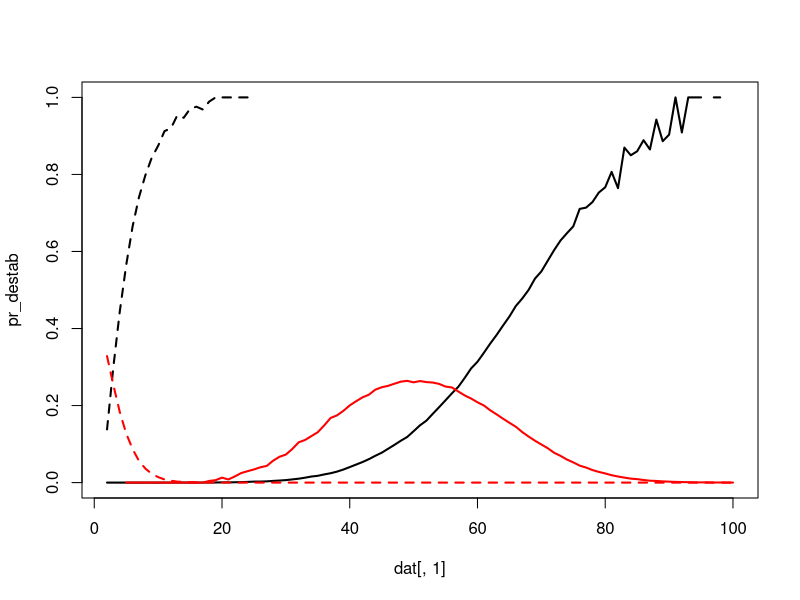
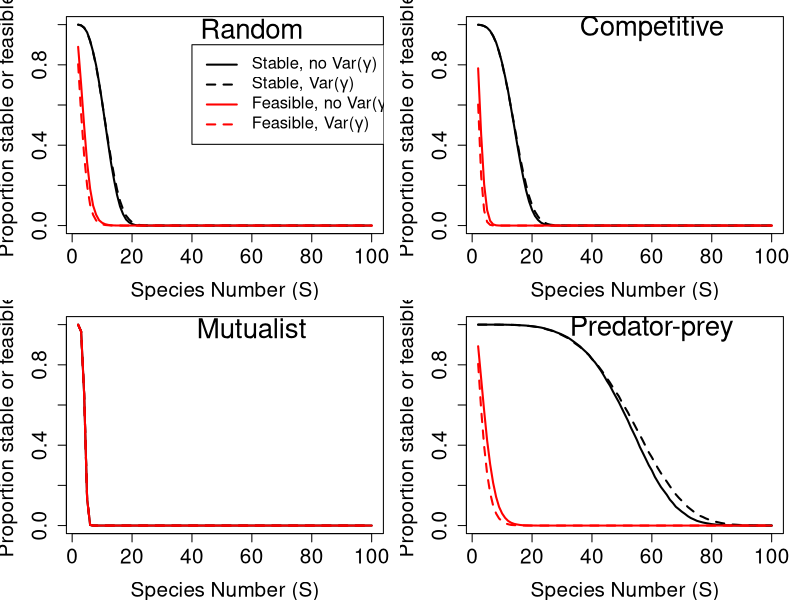
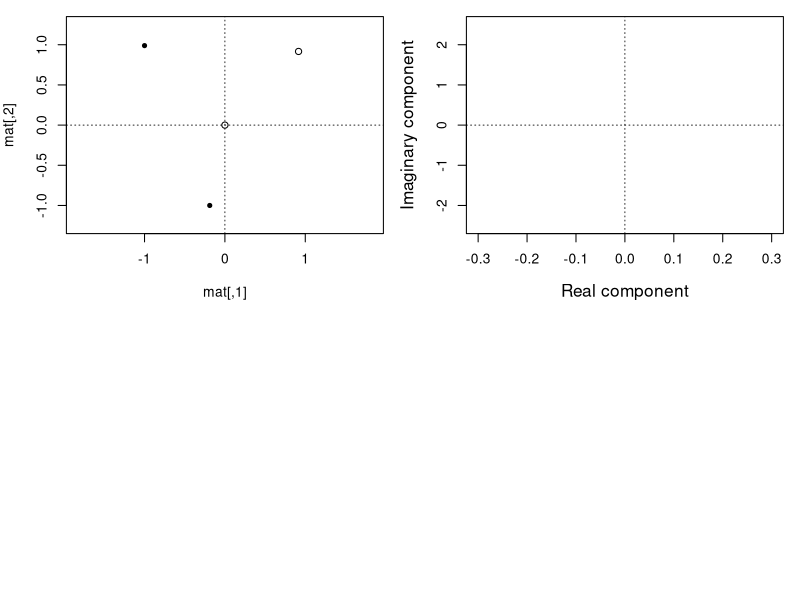

Generate these figures, in order, with R: (Note: this script raises an error after producing the figures.)

plot_eigen_c <- function(eigen_list, xlim = c(-2000, 500), ylim = c(-800, 800)){
    coords1 <- expand.grid(real = xlim[1]:xlim[2], imag = ylim[1]:ylim[2]);
    coords2 <- expand.grid(real = xlim[1]:xlim[2], imag = ylim[1]:ylim[2]);
    heat1   <- rep(0, length = dim(coords1)[1]);
    heat2   <- rep(0, length = dim(coords2)[1]);
    el1     <- eigen_list$eig_1;
    el2     <- eigen_list$eig_2;
    for(i in 1:dim(coords1)[1]){
        rightRe1  <- el1[,1] == coords1[i,1];
        rightIm1  <- el1[,2] == coords1[i,2];
        heat1[i]  <- sum(rightRe1 == TRUE & rightIm1 == TRUE);
        rightRe2  <- el2[,1] == coords2[i,1];
        rightIm2  <- el2[,2] == coords2[i,2];
        heat2[i]  <- sum(rightRe2 == TRUE & rightIm2 == TRUE);
        if(i %% 5000 == 0){
            pct <- round((i / dim(coords1)[1]) * 100, digits = 2);
            print(paste(pct, "percent complete"));
        }
    }
    pl1 <- cbind(coords1, heat1);
    pl2 <- cbind(coords2, heat2);
    return(list(A1 = pl1, A2 = pl2));
}

eigen_cloud <- function(nn, iters, int_type = 0, rmx = 0.4, eps_max = 999){
    e_coord1 <- NULL;
    e_coord2 <- NULL;
    iter     <- iters;
    while(iter > 0){
        A1_dat   <- rnorm(n = nn * nn, mean = 0, sd = 0.4);
        A1       <- matrix(data = A1_dat, nrow = nn, ncol = nn);
        A1       <- species_interactions(mat = A1, type = int_type);
        diag(A1) <- -1;
        epsil    <- runif(n = nn, min = 1, max = eps_max);
        eps_dat  <- rep(x = epsil, times = nn);
        eps_mat  <- matrix(data = epsil, nrow = nn, ncol = nn, 
                          byrow = FALSE);
        avg_mat  <- matrix(data = mean(1:eps_max), nrow = nn, ncol = nn, 
                           byrow = FALSE);
        A2       <- A1 * eps_mat;
        A1       <- A1 * avg_mat;
        Re_A1    <- Re(eigen(A1)$values);
        Im_A1    <- Im(eigen(A1)$values);
        Re_A2    <- Re(eigen(A2)$values);
        Im_A2    <- Im(eigen(A2)$values);
        e_coord1 <- rbind(e_coord1, cbind(Re_A1, Im_A1));
        e_coord2 <- rbind(e_coord2, cbind(Re_A2, Im_A2));
        iter     <- iter - 1;
    }
    e_coord1 <- round(e_coord1);
    e_coord2 <- round(e_coord2);
    return(list(eig_1 = e_coord1, eig_2 = e_coord2));
}    
    
rand_gen_var <- function(max_sp, iters, int_type = 0, rmx = 0.4, eps_max = 999){
    tot_res <- NULL;
    fea_res <- NULL;
    nea_res <- NULL;
    for(i in 2:max_sp){
        nn             <- i;
        A1_stt         <- 0;
        A2_stt         <- 0;
        A1_fet         <- 0;
        A2_fet         <- 0;
        iter           <- iters;
        tot_res[[i-1]] <- matrix(data = 0, nrow = iter, ncol = 2);
        fea_res[[i-1]] <- matrix(data = 0, nrow = iter, ncol = 2);
        nea_res[[i-1]] <- matrix(data = 0, nrow = iter, ncol = 2);
        while(iter > 0){
            r_vec    <- rnorm(n = nn, mean = 0, sd = rmx);
            A1_dat   <- rnorm(n = nn * nn, mean = 0, sd = 0.4);
            A1       <- matrix(data = A1_dat, nrow = nn, ncol = nn);
            A1       <- species_interactions(mat = A1, type = int_type);
            diag(A1) <- -1;
            epsil    <- runif(n = nn, min = 1, max = eps_max);
            eps_dat  <- rep(x = epsil, times = nn);
            eps_mat  <- matrix(data = epsil, nrow = nn, ncol = nn, 
                               byrow = FALSE);
            avg_mat  <- matrix(data = mean(1:eps_max), nrow = nn, ncol = nn, 
                               byrow = FALSE);
            A2       <- A1 * eps_mat;
            A1       <- A1 * avg_mat;
            #r_vec    <- r_vec * epsil / 100;
            A1_stb   <- max(Re(eigen(A1)$values)) < 0;
            A2_stb   <- max(Re(eigen(A2)$values)) < 0;
            A1_fea   <- min(-1*solve(A1) %*% r_vec) > 0;
            A2_fea   <- min(-1*solve(A2) %*% r_vec) > 0;
            A1_nea   <- max(-1*solve(A1) %*% r_vec) < 0;
            A2_nea   <- max(-1*solve(A2) %*% r_vec) < 0;
            if(A1_stb == TRUE){
                tot_res[[i-1]][iter, 1] <- 1;
            }
            if(A2_stb == TRUE){
                tot_res[[i-1]][iter, 2] <- 1;
            }
            if(A1_fea == TRUE){
                fea_res[[i-1]][iter, 1] <- 1;
            }
            if(A2_fea == TRUE){
                fea_res[[i-1]][iter, 2] <- 1;
            }
            if(A1_nea == TRUE){
                nea_res[[i-1]][iter, 1] <- 1;
            }
            if(A2_nea == TRUE){
                nea_res[[i-1]][iter, 2] <- 1;
            }
            iter    <- iter - 1;
        }
        print(i);
    }
    all_res <- summarise_randmat(tot_res = tot_res, fea_res = fea_res, 
                                 nea_res = nea_res);
    return(all_res);
}


species_interactions <- function(mat, type = 0){
    if(type == 1){
        mat[mat > 0] <- -1*mat[mat > 0];
    }
    if(type == 2){
        mat[mat < 0] <- -1*mat[mat < 0];
    }
    if(type == 3){
        for(i in 1:dim(mat)[1]){
            for(j in 1:dim(mat)[2]){
                if(mat[i, j] * mat[j, i] > 0){
                    mat[j, i] <- -1 * mat[j, i];
                }
            }
        }
    }
    return(mat);
}


summarise_randmat <- function(tot_res, fea_res, nea_res){
    sims    <- length(tot_res);
    all_res <- matrix(data = 0, nrow = sims, ncol = 13);
    for(i in 1:sims){
        unstables <- tot_res[[i]][,1] == FALSE & tot_res[[i]][,2] == FALSE;
        stables   <- tot_res[[i]][,1] == TRUE  & tot_res[[i]][,2] == TRUE;
        unstabled <- tot_res[[i]][,1] == TRUE  & tot_res[[i]][,2] == FALSE;
        stabled   <- tot_res[[i]][,1] == FALSE & tot_res[[i]][,2] == TRUE;
        non_feas  <- fea_res[[i]][,1] == FALSE & fea_res[[i]][,2] == FALSE;
        feasibl   <- fea_res[[i]][,1] == TRUE  & fea_res[[i]][,2] == TRUE;
        unfeased  <- fea_res[[i]][,1] == TRUE  & fea_res[[i]][,2] == FALSE;
        feased    <- fea_res[[i]][,1] == FALSE & fea_res[[i]][,2] == TRUE;
        non_neas  <- nea_res[[i]][,1] == FALSE & nea_res[[i]][,2] == FALSE;
        neasibl   <- nea_res[[i]][,1] == TRUE  & nea_res[[i]][,2] == TRUE;
        unneased  <- nea_res[[i]][,1] == TRUE  & nea_res[[i]][,2] == FALSE;
        neased    <- nea_res[[i]][,1] == FALSE & nea_res[[i]][,2] == TRUE;
        all_res[i, 1]  <- i + 1;
        all_res[i, 2]  <- sum(unstables);
        all_res[i, 3]  <- sum(stables);
        all_res[i, 4]  <- sum(unstabled);
        all_res[i, 5]  <- sum(stabled);
        all_res[i, 6]  <- sum(non_feas);
        all_res[i, 7]  <- sum(feasibl);
        all_res[i, 8]  <- sum(unfeased);
        all_res[i, 9]  <- sum(feased);
        all_res[i, 10] <- sum(non_neas);
        all_res[i, 11] <- sum(neasibl);
        all_res[i, 12] <- sum(unneased);
        all_res[i, 13] <- sum(neased);
    }
    return(all_res);
}


# Get:
# (1) proportion stable made unstable
# (2) proportion unstable made stable
# (3) proportion feasible made infeasible
# (4) proportion infeasible made feasible


random      <- read.csv(file = "sim_results/random_community.csv");
competition <- read.csv(file = "sim_results/competitor_community.csv");
mutualism   <- read.csv(file = "sim_results/mutualist_community.csv");
pred_prey   <- read.csv(file = "sim_results/predator_prey_community.csv");



dat <- pred_prey;

pr_destab <- dat[,4] / (dat[,4] + dat[,3]);
pr_stabld <- dat[,5] / (dat[,5] + dat[,2]);
pr_defeas <- dat[,8] / (dat[,8] + dat[,7]);
pr_feased <- dat[,9] / (dat[,9] + dat[,6]);
Sp        <- dat[,1];

plot(dat[,1], pr_destab, type = "l", lwd = 2, ylim = c(0, 1));
points(dat[,1], pr_stabld, type = "l", lwd = 2, col = "red");
points(dat[,1], pr_defeas, type = "l", lwd = 2, col = "black", lty = "dashed");
points(dat[,1], pr_feased, type = "l", lwd = 2, col = "red", lty = "dashed");


pr_destab <- dat[,4] / (dat[,4] + dat[,3]);
pr_stabld <- dat[,5] / (dat[,5] + dat[,2]);
pr_defeas <- dat[,8] / (dat[,8] + dat[,7]);
pr_feased <- dat[,9] / (dat[,9] + dat[,6]);



# ==============================================================================
par(mfrow = c(2, 2), mar = c(4, 4, 1, 1));
# ==============================================================================
dat      <- random;
stab_nov <- dat[,3] + dat[,4];
stab_var <- dat[,3] + dat[,5];
feas_nov <- dat[,7] + dat[,8];
feas_var <- dat[,7] + dat[,9];
plot(x = Sp, y = stab_nov / 100000, type = "l", lwd = 2, ylim = c(0,1),
     cex.lab = 1.5, cex.axis = 1.5, xlab = "Species Number (S)",
     ylab = "Proportion stable or feasible");
points(x = Sp, y = stab_var / 100000, type = "l", lwd = 2, lty = "dashed");
points(x = Sp, y = feas_nov / 100000, type = "l", lwd = 2, col = "red");
points(x = Sp, y = feas_var / 100000, type = "l", lwd = 2, col = "red",
       lty = "dashed");
legend(x = 40, y = 0.9, col = c("black", "black", "red", "red"), cex = 1.2,
       legend = c(expression(paste("Stable, no Var(",gamma,")")),
                             expression(paste("Stable, Var(",gamma,")")),
                             expression(paste("Feasible, no Var(",gamma,")")),
                             expression(paste("Feasible, Var(",gamma,")"))),
       lty = c("solid", "dashed", "solid", "dashed"), lwd = 2);
text(x = 60, y = 0.98, labels = "Random", cex = 2);
# ==============================================================================
dat      <- competition;
stab_nov <- dat[,3] + dat[,4];
stab_var <- dat[,3] + dat[,5];
feas_nov <- dat[,7] + dat[,8];
feas_var <- dat[,7] + dat[,9];
plot(x = Sp, y = stab_nov / 100000, type = "l", lwd = 2, ylim = c(0,1),
     cex.lab = 1.5, cex.axis = 1.5, xlab = "Species Number (S)",
     ylab = "Proportion stable or feasible");
points(x = Sp, y = stab_var / 100000, type = "l", lwd = 2, lty = "dashed");
points(x = Sp, y = feas_nov / 100000, type = "l", lwd = 2, col = "red");
points(x = Sp, y = feas_var / 100000, type = "l", lwd = 2, col = "red",
       lty = "dashed");
text(x = 60, y = 0.98, labels = "Competitive", cex = 2);
# ==============================================================================
dat      <- mutualism;
stab_nov <- dat[,3] + dat[,4];
stab_var <- dat[,3] + dat[,5];
feas_nov <- dat[,7] + dat[,8];
feas_var <- dat[,7] + dat[,9];
plot(x = Sp, y = stab_nov / 100000, type = "l", lwd = 2, ylim = c(0,1),
     cex.lab = 1.5, cex.axis = 1.5, xlab = "Species Number (S)",
     ylab = "Proportion stable or feasible");
points(x = Sp, y = stab_var / 100000, type = "l", lwd = 2, lty = "dashed");
points(x = Sp, y = feas_nov / 100000, type = "l", lwd = 2, col = "red");
points(x = Sp, y = feas_var / 100000, type = "l", lwd = 2, col = "red",
       lty = "dashed");
text(x = 60, y = 0.98, labels = "Mutualist", cex = 2);
# ==============================================================================
dat      <- pred_prey;
stab_nov <- dat[,3] + dat[,4];
stab_var <- dat[,3] + dat[,5];
feas_nov <- dat[,7] + dat[,8];
feas_var <- dat[,7] + dat[,9];
plot(x = Sp, y = stab_nov / 100000, type = "l", lwd = 2, ylim = c(0,1),
     cex.lab = 1.5, cex.axis = 1.5, xlab = "Species Number (S)",
     ylab = "Proportion stable or feasible");
points(x = Sp, y = stab_var / 100000, type = "l", lwd = 2, lty = "dashed");
points(x = Sp, y = feas_nov / 100000, type = "l", lwd = 2, col = "red");
points(x = Sp, y = feas_var / 100000, type = "l", lwd = 2, col = "red",
       lty = "dashed");
text(x = 60, y = 0.98, labels = "Predator-prey", cex = 2);
# ==============================================================================





mat <- matrix(data = rnorm(n = 4, mean = 0, sd = 0.4), nrow = 2);
diag(mat) <- -1;
plot(mat, xlim = c(-0.5, 0.5), ylim = c(-1.25, 1.25), asp = 1, pch = 20)
points(Re(eigen(mat)$vector));
abline(h = 0, lty = "dotted", lwd = 0.8);
abline(v = 0, lty = "dotted", lwd = 0.8);






plot(x = 0, y = 0, type = "n", xlim = c(-0.3, 0.3), ylim = c(-2.5, 2.5),
     xlab = "Real component", ylab = "Imaginary component", cex.lab = 1.25);
abline(h = 0, lty = "dotted", lwd = 0.8);
abline(v = 0, lty = "dotted", lwd = 0.8);

iter     <- 10000;
while(iter > 0){
    mat1       <- matrix(data = rnorm(n = 16, mean = 0, sd = 0.4), nrow = 4);
    diag(mat1) <- -1;
    mat2       <- mat1;
    mat2[1,]   <- mat2[1,] * runif(n = 1, min = 1, max = 1000);
    mat1_e     <- eigen(mat1)$values;
    mat2_e     <- eigen(mat2)$values;
    stab1      <- max(Re(mat1_e)) < 0;
    stab2      <- max(Re(mat2_e)) < 0;
    if(stab1 == TRUE & stab2 == FALSE){
        arrows(x0 = Re(mat1_e), x1 = Re(mat2_e), y0 = Im(mat1_e), y1 = Im(mat2_e),
               length = 0.05, lwd = 2, col = "red");
        #break;
    }
    if(stab1 == FALSE & stab2 == TRUE){
        arrows(x0 = Re(mat1_e), x1 = Re(mat2_e), y0 = Im(mat1_e), y1 = Im(mat2_e),
               length = 0.05, lwd = 2, col = "blue");
        #break;
    }
    iter <- iter - 1;
}



get_rand_eigs <- function(int_type = 0, iter = 1000){
    nn             <- 20;
    eigres         <- matrix(data = 0, ncol = 82, nrow = iter);
    eigres[,1]     <- int_type;
    while(iter > 0){
        r_vec     <- runif(n = nn, min = 1, max = rmx);
        A1_dat    <- rnorm(n = nn * nn, mean = 0, sd = 0.4);
        A1        <- matrix(data = A1_dat, nrow = nn, ncol = nn);
        A1        <- species_interactions(mat = A1, type = int_type);
        diag(A1)  <- -1;
        epsil     <- runif(n = nn, min = 1, max = eps_max);
        eps_dat   <- rep(x = epsil, times = nn);
        eps_mat   <- matrix(data = epsil, nrow = nn, ncol = nn, 
                            byrow = FALSE);
        avg_mat   <- matrix(data = mean(1:eps_max), nrow = nn, ncol = nn, 
                            byrow = FALSE);
        A2        <- A1 * eps_mat;
        A1        <- A1 * avg_mat;
        mat1_e    <- eigen(A1)$values;
        mat2_e    <- eigen(A2)$values;
        real_mat1 <- Re(mat1_e);
        imag_mat1 <- Im(mat1_e);
        real_mat2 <- Re(mat2_e);
        imag_mat2 <- Im(mat2_e);
        stab1     <- max(real_mat1) < 0;
        stab2     <- max(real_mat2) < 0;
        if(stab1 == FALSE & stab2 == FALSE){
            eigres[iter,2] <- 1;
        }
        if(stab1 == TRUE & stab2 == TRUE){
            eigres[iter,2] <- 2;
        }
        if(stab1 == TRUE & stab2 == FALSE){
            eigres[iter,2] <- 3;
        }
        if(stab1 == FALSE & stab2 == TRUE){
            eigres[iter,2] <- 4;
        }
        eigres[iter,3:22]  <- real_mat1;
        eigres[iter,23:42] <- imag_mat1;
        eigres[iter,43:62] <- real_mat2;
        eigres[iter,63:82] <- imag_mat2;
        iter    <- iter - 1;
    }
    return(eigres);
}

plot_eig_set <- function(eigres){
    par(mfrow = c(2,2), mar = c(5, 5, 1, 1));
    x0 <- min(cbind(eigres[,3:22], eigres[,43:62]));
    x1 <- max(cbind(eigres[,3:22], eigres[,43:62]));
    plot(x = 0, y = 0, type = "n", xlim = c(x0, x1), ylim = c(-1500, 1500),
         xlab = "Real component", ylab = "Imaginary component", cex.lab = 1.25);
    abline(h = 0, lty = "dotted", lwd = 0.8);
    abline(v = 0, lty = "dotted", lwd = 0.8);
    if(1 %in% eigres[,2]){
        row <- which(eigres[,2] == 1)[1];
        m1r <- eigres[row,3:22];
        m1i <- eigres[row,23:42];
        m2r <- eigres[row,43:62];
        m2i <- eigres[row,63:82];
        points(x = m1r, y = m1i, pch = 20, cex = 1.5, col = "black");
        points(x = m2r, y = m2i, pch = 20, cex = 1.5, col = "red");
    }
    text(x = x0 + (x1 - x0)*0.2, y = 1500, "Unstable", cex = 1.5);
    plot(x = 0, y = 0, type = "n", xlim = c(x0, x1), ylim = c(-1500, 1500),
         xlab = "Real component", ylab = "Imaginary component", cex.lab = 1.25);
    abline(h = 0, lty = "dotted", lwd = 0.8);
    abline(v = 0, lty = "dotted", lwd = 0.8);
    if(2 %in% eigres[,2]){
        row <- which(eigres[,2] == 2)[1];
        m1r <- eigres[row,3:22];
        m1i <- eigres[row,23:42];
        m2r <- eigres[row,43:62];
        m2i <- eigres[row,63:82];
        points(x = m1r, y = m1i, pch = 20, cex = 1.5, col = "black");
        points(x = m2r, y = m2i, pch = 20, cex = 1.5, col = "red");
    }
    text(x = x0 + (x1 - x0)*0.2, y = 1500, "Stable", cex = 1.5);
    plot(x = 0, y = 0, type = "n", xlim = c(x0, x1), ylim = c(-1500, 1500),
         xlab = "Real component", ylab = "Imaginary component", cex.lab = 1.25);
    abline(h = 0, lty = "dotted", lwd = 0.8);
    abline(v = 0, lty = "dotted", lwd = 0.8);
    if(3 %in% eigres[,2]){
        row <- which(eigres[,2] == 3)[1];
        m1r <- eigres[row,3:22];
        m1i <- eigres[row,23:42];
        m2r <- eigres[row,43:62];
        m2i <- eigres[row,63:82];
        points(x = m1r, y = m1i, pch = 20, cex = 1.5, col = "black");
        points(x = m2r, y = m2i, pch = 20, cex = 1.5, col = "red");
    }
    text(x = x0 + (x1 - x0)*0.2, y = 1500, "Destabilised", cex = 1.5);
    plot(x = 0, y = 0, type = "n", xlim =c(x0, x1), ylim = c(-1500, 1500),
         xlab = "Real component", ylab = "Imaginary component", cex.lab = 1.25);
    abline(h = 0, lty = "dotted", lwd = 0.8);
    abline(v = 0, lty = "dotted", lwd = 0.8);
    if(4 %in% eigres[,2]){
        row <- which(eigres[,2] == 4)[1];
        m1r <- eigres[row,3:22];
        m1i <- eigres[row,23:42];
        m2r <- eigres[row,43:62];
        m2i <- eigres[row,63:82];
        points(x = m1r, y = m1i, pch = 20, cex = 1.5, col = "black");
        points(x = m2r, y = m2i, pch = 20, cex = 1.5, col = "red");
    }
    text(x = x0 + (x1 - x0)*0.2, y = 1500, "Stabilised", cex = 1.5);
}

get_rand_feas <- function(int_type = 0, iter = 1000){
    nn             <- 20;
    eigres         <- matrix(data = 0, ncol = 42, nrow = iter);
    eigres[,1]     <- int_type;
    while(iter > 0){
        r_vec     <- runif(n = nn, min = 1, max = rmx);
        A1_dat    <- rnorm(n = nn * nn, mean = 0, sd = 0.4);
        A1        <- matrix(data = A1_dat, nrow = nn, ncol = nn);
        A1        <- species_interactions(mat = A1, type = int_type);
        diag(A1)  <- -1;
        avg_mat   <- matrix(data = mean(1:eps_max), nrow = nn, ncol = nn, 
                            byrow = FALSE);
        A1        <- A1 * avg_mat;
        mat1_e    <- eigen(A1)$values;
        real_mat1 <- Re(mat1_e);
        imag_mat1 <- Im(mat1_e);
        stab1     <- max(real_mat1) < 0;
        A1_fea    <- min(-1*solve(A1) %*% r_vec) > 0;
        if(stab1 == TRUE & A1_fea == FALSE){
            eigres[iter,2] <- 1;
        }
        if(stab1 == TRUE & A1_fea == TRUE){
            eigres[iter,2] <- 2;
        }
        eigres[iter,3:22]  <- real_mat1;
        eigres[iter,23:42] <- imag_mat1;
        iter    <- iter - 1;
    }
    return(eigres);
}


plot_feas_set <- function(eigres){
    par(mfrow = c(1,2), mar = c(5, 5, 1, 1));
    x0 <- min(eigres[,3:22]);
    x1 <- max(eigres[,3:22]);
    plot(x = 0, y = 0, type = "n", xlim = c(x0, x1), ylim = c(-1500, 1500),
         xlab = "Real component", ylab = "Imaginary component", cex.lab = 1.25);
    abline(h = 0, lty = "dotted", lwd = 0.8);
    abline(v = 0, lty = "dotted", lwd = 0.8);
    if(1 %in% eigres[,2]){
        row <- which(eigres[,2] == 1)[1];
        m1r <- eigres[row,3:22];
        m1i <- eigres[row,23:42];
        points(x = m1r, y = m1i, pch = 20, cex = 1.5, col = "black");
    }
    text(x = x0 + (x1 - x0)*0.2, y = 1500, "Stable", cex = 1.5);
    plot(x = 0, y = 0, type = "n", xlim = c(x0, x1), ylim = c(-1500, 1500),
         xlab = "Real component", ylab = "Imaginary component", cex.lab = 1.25);
    abline(h = 0, lty = "dotted", lwd = 0.8);
    abline(v = 0, lty = "dotted", lwd = 0.8);
    if(2 %in% eigres[,2]){
        row <- which(eigres[,2] == 2)[1];
        m1r <- eigres[row,3:22];
        m1i <- eigres[row,23:42];
        points(x = m1r, y = m1i, pch = 20, cex = 1.5, col = "black");
    }
    text(x = x0 + (x1 - x0)*0.2, y = 1500, "Feasible", cex = 1.5);
}


eres <- get_rand_eigs(int_type = 0, iter = 10000);
plot_eig_set(eres);






get_var_change <- function(int_type = 0, iter = 1000){
    m_changes      <- NULL;
    nn             <- 20;
    eigres         <- matrix(data = 0, ncol = 82, nrow = iter);
    eigtests       <- matrix(data = 0, nrow = iter, ncol = 21);
    eigres[,1]     <- int_type;
    while(iter > 0){
        r_vec     <- runif(n = nn, min = 1, max = rmx);
        A1_dat    <- rnorm(n = nn * nn, mean = 0, sd = 0.4);
        A1        <- matrix(data = A1_dat, nrow = nn, ncol = nn);
        A1        <- species_interactions(mat = A1, type = int_type);
        diag(A1)  <- -1;
        epsil     <- runif(n = nn, min = 1, max = eps_max);
        eps_dat   <- rep(x = epsil, times = nn);
        eps_mat   <- matrix(data = epsil, nrow = nn, ncol = nn, 
                            byrow = FALSE);
        avg_mat   <- matrix(data = mean(1:eps_max), nrow = nn, ncol = nn, 
                            byrow = FALSE);
        A2        <- A1 * eps_mat;
        A1        <- A1 * avg_mat;
        mat1_e    <- eigen(A1)$values;
        mat2_e    <- eigen(A2)$values;
        real_mat1 <- Re(mat1_e);
        imag_mat1 <- Im(mat1_e);
        real_mat2 <- Re(mat2_e);
        imag_mat2 <- Im(mat2_e);
        stab1     <- max(real_mat1) < 0;
        stab2     <- max(real_mat2) < 0;
        mchange   <- solve(t(A1) %*% A1) %*% t(A1) %*% A2;
        m_changes[[iter]] <- mchange;
        if(stab1 == FALSE & stab2 == FALSE){
            eigres[iter,2]    <- 1;
            eigtests[iter,1]  <- 1;
        }
        if(stab1 == TRUE & stab2 == TRUE){
            eigres[iter,2] <- 2;
            eigtests[iter,1]  <- 2;
        }
        if(stab1 == TRUE & stab2 == FALSE){
            eigres[iter,2] <- 3;
            eigtests[iter,1]  <- 3;
        }
        if(stab1 == FALSE & stab2 == TRUE){
            eigres[iter,2] <- 4;
            eigtests[iter,1]  <- 4;
        }
        eigtests[iter,2:21] <- eigen(mchange)$values;
        eigres[iter,3:22]   <- real_mat1;
        eigres[iter,23:42]  <- imag_mat1;
        eigres[iter,43:62]  <- real_mat2;
        eigres[iter,63:82]  <- imag_mat2;
        iter    <- iter - 1;
    }
    return(list(eigres = eigres, mchanges = m_changes, eigtests = eigtests));
}

plot_var_change <- function(dat){
    eigres   <- dat$eigres;
    mchanges <- dat$mchanges;
    par(mfrow = c(2,2), mar = c(2, 2, 1, 1));
    if(1 %in% eigres[,2]){
        use_it <- which(eigres[,2] == 1)[1];
        plot(mchanges[[use_it]], xlab = "", ylab = "");
        abline(h = 0, lty = "dotted", lwd = 0.8);
        abline(v = 0, lty = "dotted", lwd = 0.8);
    }
    if(2 %in% eigres[,2]){
        use_it <- which(eigres[,2] == 2)[1];
        plot(mchanges[[use_it]], xlab = "", ylab = "");
        abline(h = 0, lty = "dotted", lwd = 0.8);
        abline(v = 0, lty = "dotted", lwd = 0.8);
    }
    if(3 %in% eigres[,2]){
        use_it <- which(eigres[,2] == 3)[1];
        plot(mchanges[[use_it]], xlab = "", ylab = "");
        abline(h = 0, lty = "dotted", lwd = 0.8);
        abline(v = 0, lty = "dotted", lwd = 0.8);
    }
    if(4 %in% eigres[,2]){
        use_it <- which(eigres[,2] == 4)[1];
        plot(mchanges[[use_it]], xlab = "", ylab = "");
        abline(h = 0, lty = "dotted", lwd = 0.8);
        abline(v = 0, lty = "dotted", lwd = 0.8);
    }
}












dat      <- random;


Sp       <- dat[,1];
stab_nov <- dat[,3]  + dat[,4];
stab_var <- dat[,3]  + dat[,5];
feas_nov <- dat[,7]  + dat[,8];
feas_var <- dat[,7]  + dat[,9];
#neas_nov <- dat[,11] + dat[,12];
#neas_var <- dat[,11]  + dat[,13];
plot(x = Sp, y = stab_nov / 100000, type = "l", lwd = 2, ylim = c(0,0.2),
     cex.lab = 1.5, cex.axis = 1.5, xlab = "Species Number (S)",
     ylab = "Proportion stable or feasible");
points(x = Sp, y = stab_var / 100000, type = "l", lwd = 2, lty = "dashed");
points(x = Sp, y = feas_nov / 100000, type = "l", lwd = 2, col = "red");
points(x = Sp, y = feas_var / 100000, type = "l", lwd = 2, col = "red",
       lty = "dashed");
#points(x = Sp, y = neas_nov / 100000, type = "l", lwd = 2, col = "blue");
#points(x = Sp, y = neas_var / 100000, type = "l", lwd = 2, col = "blue",
#       lty = "dashed");
legend(x = 40, y = 0.9, col = c("black", "black", "red", "red"), cex = 1.2,
       legend = c(expression(paste("Stable, no Var(",gamma,")")),
                  expression(paste("Stable, Var(",gamma,")")),
                  expression(paste("Feasible, no Var(",gamma,")")),
                  expression(paste("Feasible, Var(",gamma,")"))),
       lty = c("solid", "dashed", "solid", "dashed"), lwd = 2);
text(x = 60, y = 0.98, labels = "Random", cex = 2);













#===============================================================================







#===============================================================================


rand_gen_var <- function(max_sp, iters, int_type = 0, rmx = 0.4, pr_dev = 1){
    tot_res <- NULL;
    fea_res <- NULL;
    nea_res <- NULL;
    for(i in 1:pr_dev){
        nn             <- max_sp;
        A1_stt         <- 0;
        A2_stt         <- 0;
        iter           <- iters;
        tot_res[[i]]   <- matrix(data = 0, nrow = iter, ncol = 2);
        fea_res[[i]]   <- matrix(data = 0, nrow = iter, ncol = 2);
        nea_res[[i]]   <- matrix(data = 0, nrow = iter, ncol = 2);
        while(iter > 0){
            r_vec    <- rnorm(n = nn, mean = 0, sd = rmx);
            A1_dat   <- rnorm(n = nn * nn, mean = 0, sd = 0.4);
            A1       <- matrix(data = A1_dat, nrow = nn, ncol = nn);
            A1       <- species_interactions(mat = A1, type = int_type);
            diag(A1) <- -1;
            epsil    <- rnorm(n = nn, mean = 0, sd = pr_dev+100);
            eps_mat  <- matrix(data = exp(epsil), nrow = nn, ncol = nn, 
                               byrow = FALSE);
            avg_mat  <- matrix(data = mean(exp(epsil)), nrow = nn, ncol = nn, 
                               byrow = FALSE);
            A2       <- A1 * eps_mat;
            A1       <- A1 * avg_mat;
            A1_stb   <- max(Re(eigen(A1)$values)) < 0;
            A2_stb   <- max(Re(eigen(A2)$values)) < 0;
            if(A1_stb == TRUE){
                tot_res[[i]][iter, 1] <- 1;
            }
            if(A2_stb == TRUE){
                tot_res[[i]][iter, 2] <- 1;
            }
            iter    <- iter - 1;
        }
        print(i);
    }
    all_res <- summarise_randmat(tot_res = tot_res, fea_res = fea_res, 
                                 nea_res = nea_res);
    return(all_res);
}


species_interactions <- function(mat, type = 0){
    if(type == 1){
        mat[mat > 0] <- -1*mat[mat > 0];
    }
    if(type == 2){
        mat[mat < 0] <- -1*mat[mat < 0];
    }
    if(type == 3){
        for(i in 1:dim(mat)[1]){
            for(j in 1:dim(mat)[2]){
                if(mat[i, j] * mat[j, i] > 0){
                    mat[j, i] <- -1 * mat[j, i];
                }
            }
        }
    }
    return(mat);
}


summarise_randmat <- function(tot_res, fea_res, nea_res){
    sims    <- length(tot_res);
    all_res <- matrix(data = 0, nrow = sims, ncol = 9);
    for(i in 1:sims){
        unstables <- tot_res[[i]][,1] == FALSE & tot_res[[i]][,2] == FALSE;
        stables   <- tot_res[[i]][,1] == TRUE  & tot_res[[i]][,2] == TRUE;
        unstabled <- tot_res[[i]][,1] == TRUE  & tot_res[[i]][,2] == FALSE;
        stabled   <- tot_res[[i]][,1] == FALSE & tot_res[[i]][,2] == TRUE;
        non_feas  <- fea_res[[i]][,1] == FALSE & fea_res[[i]][,2] == FALSE;
        feasibl   <- fea_res[[i]][,1] == TRUE  & fea_res[[i]][,2] == TRUE;
        unfeased  <- fea_res[[i]][,1] == TRUE  & fea_res[[i]][,2] == FALSE;
        feased    <- fea_res[[i]][,1] == FALSE & fea_res[[i]][,2] == TRUE;
        all_res[i, 1]  <- i;
        all_res[i, 2]  <- sum(unstables);
        all_res[i, 3]  <- sum(stables);
        all_res[i, 4]  <- sum(unstabled);
        all_res[i, 5]  <- sum(stabled);
        all_res[i, 6]  <- sum(non_feas);
        all_res[i, 7]  <- sum(feasibl);
        all_res[i, 8]  <- sum(unfeased);
        all_res[i, 9]  <- sum(feased);
    }
    return(all_res);
}







###############################################################



rand_gen_var <- function(max_sp, iters, int_type = 0, rmx = 0.4){
  tot_res <- NULL;
  fea_res <- NULL;
  nea_res <- NULL;
  for(i in 2:max_sp){
    nn             <- i;
    A1_stt         <- 0;
    A2_stt         <- 0;
    A1_fet         <- 0;
    A2_fet         <- 0;
    iter           <- iters;
    tot_res[[i-1]] <- matrix(data = 0, nrow = iter, ncol = 2);
    fea_res[[i-1]] <- matrix(data = 0, nrow = iter, ncol = 2);
    nea_res[[i-1]] <- matrix(data = 0, nrow = iter, ncol = 2);
    while(iter > 0){
      r_vec    <- rnorm(n = nn, mean = 0, sd = rmx);
      A1_dat   <- rnorm(n = nn * nn, mean = 0, sd = 0.4);
      A1       <- matrix(data = A1_dat, nrow = nn, ncol = nn);
      A1       <- species_interactions(mat = A1, type = int_type);
      diag(A1) <- -1;
      
      SA1      <- sign(A1);
      Sadj     <- apply(X = -SA1, MARGIN = 1, FUN = sum);
      mnadj    <- 1 - min(Sadj);
      Sadj     <- exp(Sadj + mnadj);

      eps_mat  <- matrix(data = Sadj, nrow = nn, ncol = nn, 
                         byrow = FALSE);
      avg_mat  <- matrix(data = mean(Sadj), nrow = nn, ncol = nn, 
                         byrow = FALSE);
      A2       <- A1 * eps_mat;
      A1       <- A1 * avg_mat;
      A1_stb   <- max(Re(eigen(A1)$values)) < 0;
      A2_stb   <- max(Re(eigen(A2)$values)) < 0;
      #A1_fea   <- min(-1*solve(A1) %*% r_vec) > 0;
      #A2_fea   <- min(-1*solve(A2) %*% r_vec) > 0;
      if(A1_stb == TRUE){
        tot_res[[i-1]][iter, 1] <- 1;
      }
      if(A2_stb == TRUE){
        tot_res[[i-1]][iter, 2] <- 1;
      }
      #if(A1_fea == TRUE){
      #  fea_res[[i-1]][iter, 1] <- 1;
      #}
      #if(A2_fea == TRUE){
      #  fea_res[[i-1]][iter, 2] <- 1;
      #}
      iter    <- iter - 1;
    }
    print(i);
  }
  all_res <- summarise_randmat(tot_res = tot_res, fea_res = fea_res, 
                               nea_res = nea_res);
  return(all_res);
}


species_interactions <- function(mat, type = 0){
  if(type == 1){
    mat[mat > 0] <- -1*mat[mat > 0];
  }
  if(type == 2){
    mat[mat < 0] <- -1*mat[mat < 0];
  }
  if(type == 3){
    for(i in 1:dim(mat)[1]){
      for(j in 1:dim(mat)[2]){
        if(mat[i, j] * mat[j, i] > 0){
          mat[j, i] <- -1 * mat[j, i];
        }
      }
    }
  }
  return(mat);
}


summarise_randmat <- function(tot_res, fea_res, nea_res){
  sims    <- length(tot_res);
  all_res <- matrix(data = 0, nrow = sims, ncol = 13);
  for(i in 1:sims){
    unstables <- tot_res[[i]][,1] == FALSE & tot_res[[i]][,2] == FALSE;
    stables   <- tot_res[[i]][,1] == TRUE  & tot_res[[i]][,2] == TRUE;
    unstabled <- tot_res[[i]][,1] == TRUE  & tot_res[[i]][,2] == FALSE;
    stabled   <- tot_res[[i]][,1] == FALSE & tot_res[[i]][,2] == TRUE;
    non_feas  <- fea_res[[i]][,1] == FALSE & fea_res[[i]][,2] == FALSE;
    feasibl   <- fea_res[[i]][,1] == TRUE  & fea_res[[i]][,2] == TRUE;
    unfeased  <- fea_res[[i]][,1] == TRUE  & fea_res[[i]][,2] == FALSE;
    feased    <- fea_res[[i]][,1] == FALSE & fea_res[[i]][,2] == TRUE;
    all_res[i, 1]  <- i + 1;
    all_res[i, 2]  <- sum(unstables);
    all_res[i, 3]  <- sum(stables);
    all_res[i, 4]  <- sum(unstabled);
    all_res[i, 5]  <- sum(stabled);
    all_res[i, 6]  <- sum(non_feas);
    all_res[i, 7]  <- sum(feasibl);
    all_res[i, 8]  <- sum(unfeased);
    all_res[i, 9]  <- sum(feased);
  }
  return(all_res);
}









###############################################################



SA1      <- sign(A1);
Sadj     <- apply(X = -SA1, MARGIN = 1, FUN = sum);
mnadj    <- 1 - min(Sadj);
Sadj     <- exp(Sadj + mnadj);




rand_cov_res <- function(nn, iters, int_type = 0, rmx = 0.4, eps_max = 999){
    iter           <- iters;
    cols           <- 4 + 2*nn;
    res_mat        <- matrix(data = 0, nrow = iters, ncol = cols);
    while(iter > 0){
        A1_dat   <- rnorm(n = nn * nn, mean = 0, sd = 0.4);
        A1       <- matrix(data = A1_dat, nrow = nn, ncol = nn);
        A1       <- species_interactions(mat = A1, type = int_type);
        diag(A1) <- -1;
        epsil    <- runif(n = nn, min = 1, max = eps_max);
        eps_dat  <- rep(x = epsil, times = nn);
        eps_mat  <- matrix(data = epsil, nrow = nn, ncol = nn, 
                           byrow = FALSE);
        A2       <- A1 * eps_mat;
        ceig_res <- cor_eigens(A2, eps_mat);
        A2_real  <- Re(eigen(A2)$values);
        A2_imag  <- Im(eigen(A2)$values);
        res_mat[iter, 1:4]               <- ceig_res;
        res_mat[iter, 5:(nn+4)]          <- A2_real;
        res_mat[iter, (nn+5):(2*nn + 4)] <- A2_imag;
        iter    <- iter - 1;
    }
    return(res_mat);
}

cor_eigens <- function(A2, eps_mat){
    epses    <- eps_mat[,1];
    SA2      <- sign(A2);
    Sadj     <- apply(X = -SA2, MARGIN = 1, FUN = sum);
    var_ep   <- var(epses);
    var_Sadj <- var(Sadj);
    cov_ep   <- cov(Sadj, epses);
    cor_ep   <- cor(Sadj, epses);
    cor_res  <- c(var_ep, var_Sadj, cov_ep, cor_ep);
    return(cor_res);
}

species_interactions <- function(mat, type = 0){
    if(type == 1){
        mat[mat > 0] <- -1*mat[mat > 0];
    }
    if(type == 2){
        mat[mat < 0] <- -1*mat[mat < 0];
    }
    if(type == 3){
        for(i in 1:dim(mat)[1]){
            for(j in 1:dim(mat)[2]){
                if(mat[i, j] * mat[j, i] > 0){
                    mat[j, i] <- -1 * mat[j, i];
                }
            }
        }
    }
    return(mat);
}





min_eig <- apply(rand_vals[,5:20], 1, max);
is_stab <- min_eig < 0;





mnadj    <- 1 - min(Sadj);
Sadj     <- Sadj + mnadj;




Re(eigen(exp(Sadj) * A2)$values);



tmat  <- matrix(data = 0, nrow = 10000, ncol = 25);

for(i in 1:dim(tmat)[1]){
    r_vec <- runif(n = 8, min = 1, max = 999);
    stbb  <- max(Re(eigen(r_vec * A2)$values)) < 0;
    tmat[i, 1] <- stbb;
    tmat[i, 2:9] <- r_vec;
    tmat[i, 10:17] <- Re(eigen(r_vec*A2)$values);
    tmat[i, 18:25] <- Im(eigen(r_vec*A2)$values);
}

x0 <- min(tmat[,10:17]);
x1 <- max(tmat[,10:17]);
y0 <- min(tmat[,18:25]);
y1 <- max(tmat[,18:25]);



plot(x = Re(eigen(A2)$values), y = Im(eigen(A2)$values), xlim = c(x0, x1),
     ylim = c(y0, y1));




plot(x = Re(eigen(500*A2)$values), y = Im(eigen(500*A2)$values), xlim = c(-1000000, 100000),
     ylim = c(-500000, 500000), cex = 0.6);
for(i in 1:1000){#dim(tmat)[1]){
    if(tmat[i,1] == 1){
        points(x = tmat[i, 10:17], y = tmat[i, 18:25], col = "red", cex = 0.6);
    }
    if(tmat[i,1] == 0){
        points(x = tmat[i, 10:17], y = tmat[i, 18:25], col = "blue", cex = 0.6);
    }
}
points(x = Re(eigen(500*A2)$values), y = Im(eigen(500*A2)$values), cex = 2, pch = 20);
abline(v = 0, lwd = 2, col = "orange");


stables <- tmat[tmat[,1] == 1,];
unstabl <- tmat[tmat[,1] == 0,];

hist(unstabl[,2:9],  breaks = 1000)


mn_r <- apply(tmat[,2:9],1,max);
mn_e <- apply(tmat[,10:17],1,max);




plot(x = Re(eigen(500*A2)$values), y = Im(eigen(500*A2)$values), xlim = c(-1000000, 10000),
     ylim = c(-2000000, 2000000), cex = 0.6);

        points(x = tmat[17, 10:17], y = tmat[17, 18:25], col = "red", cex = 0.6);

        points(x = tmat[16, 10:17], y = tmat[16, 18:25], col = "blue", cex = 0.6);

points(x = Re(eigen(500*A2)$values), y = Im(eigen(500*A2)$values),cex = 0.6);
abline(v = 0, lwd = 2, col = "orange");






##############################################################################

A1_dat   <- rnorm(n = nn * nn, mean = 0, sd = 0.4);
A1       <- matrix(data = A1_dat, nrow = nn, ncol = nn);
A1       <- species_interactions(mat = A1, type = int_type);
diag(A1) <- -1;
Re(eigen(A1)$values)



tmat  <- matrix(data = 0, nrow = 1000, ncol = 25);

for(i in 1:dim(tmat)[1]){
    r_vec <- runif(n = 8, min = 0, max = 1);
    stbb  <- max(Re(eigen(r_vec * A1)$values)) < 0;
    tmat[i, 1] <- stbb;
    tmat[i, 2:9] <- r_vec;
    tmat[i, 10:17] <- Re(eigen(r_vec*A1)$values);
    tmat[i, 18:25] <- Im(eigen(r_vec*A1)$values);
}


x0 <- min(tmat[,10:17]);
x1 <- max(tmat[,10:17]);
y0 <- min(tmat[,18:25]);
y1 <- max(tmat[,18:25]);

plot(x = Re(eigen(A1)$values), y = Im(eigen(A1)$values), xlim = c(x0, x1), 
     ylim = c(y0, y1), cex = 0.6);
for(i in 1:1000){#dim(tmat)[1]){
    if(tmat[i,1] == 1){
        points(x = tmat[i, 10:17], y = tmat[i, 18:25], col = "red", cex = 0.6);
    }
    if(tmat[i,1] == 0){
        points(x = tmat[i, 10:17], y = tmat[i, 18:25], col = "blue", cex = 0.6);
    }
}
points(x = Re(eigen(500*A2)$values), y = Im(eigen(500*A2)$values), cex = 2, pch = 20);
abline(v = 0, lwd = 2, col = "orange");

stables <- tmat[tmat[,1] == 1,];
unstabl <- tmat[tmat[,1] == 0,];

mn_stabl <- apply(stables[,2:9],1,min);
mn_unstb <- apply(unstabl[,2:9],1,min);

mx_stabl <- apply(stables[,2:9],1,max);
mx_unstb <- apply(unstabl[,2:9],1,max);

av_stabl <- apply(stables[,2:9],1,mean);
av_unstb <- apply(unstabl[,2:9],1,mean);

vr_stabl <- apply(stables[,2:9],1,var);
vr_unstb <- apply(unstabl[,2:9],1,var);



mx_eig <- apply(tmat[,10:17],1,max);
vr_all <- apply(tmat[,2:9],1,var);

mn_all <- apply(tmat[,2:9],1,min);


plot(mn_all,mx_eig, xlab = "Minimum component response rate", ylab = "Maximum real eigenvalue", cex.lab = 1.5, cex.axis = 1.5, cex = 0.6)
abline(h = 0, lwd = 2, lty = "dotted", col = "red")
model <- lm(mx_eig ~ mn_all + I(mn_all^2) + I(mn_all^3))
xx <- seq(from = 0, to =0.6, length = 1000)
yy <- -0.013983 + -0.195314*xx + 1.357474 * xx^2 + -1.878256 * xx^3
points(xx, yy, type = "l", col = "blue")


av_all <- apply(tmat[,2:9],1,mean);

plot(av_all,mx_eig, xlab = "Mean component response rate", ylab = "Maximum real eigenvalue", cex.lab = 1.5, cex.axis = 1.5, cex = 0.6)
abline(h = 0, lwd = 2, lty = "dotted", col = "red")
model <- lm(mx_eig ~ av_all)
xx <- seq(from = 0, to =0.6, length = 1000)
yy <- -0.013983 + -0.195314*xx + 1.357474 * xx^2 + -1.878256 * xx^3
points(xx, yy, type = "l", col = "blue")






################################################################################
# GENETIC ALGORITHM:

nn       <- 24;
A1_dat   <- rnorm(n = nn * nn, mean = 0, sd = 0.4);
A1       <- matrix(data = A1_dat, nrow = nn, ncol = nn);
A1       <- species_interactions(mat = A1, type = int_type);
diag(A1) <- -1;
t1       <- rand_mat_ga(A1, max_it = 100, converg = 0.00001);
hist(t1[1,], xlim = c(0, 1), breaks = 20);

rand_mat_ga <- function(A1, max_it = 20, converg = 0.01){
    nn       <- dim(A1)[1];
    rind     <- runif(n = nn*1000, min = 0, max = 1);
    inds     <- matrix(data = rind, nrow = 1000, ncol = nn);
    lastf    <- -10;
    ccrit    <- 10;
    find_st  <- 0;
    iter     <- max_it;
    while(iter > 0 & find_st < 1 & ccrit > converg){
        ivar  <- rep(x = 0, length = dim(inds)[1]);
        ifit  <- rep(x = 0, length = dim(inds)[1]);
        isst  <- rep(x = 0, length = dim(inds)[1]);
        for(i in 1:dim(inds)[1]){
            ifit[i] <- -1*max(Re(eigen(inds[i,]*A1)$values));
            ivar[i] <- var(inds[i,]);
            isst[i] <- max(Re(eigen(inds[i,]*A1)$values)) < 0;
        }
        most_fit <- order(ifit, decreasing = TRUE)[1:20];
        parents  <- inds[most_fit,];
        new_gen  <- matrix(data = t(parents), nrow = 1000, ncol = nn, 
                           byrow = TRUE);
        mu_dat   <- rbinom(n = nn*1000, size = 1, prob = 0.3);
        mu_dat2  <- rnorm(n = nn*1000, mean = 0, sd = 0.02);
        mu_dat2[mu_dat2 < 0] <- -mu_dat2[mu_dat2 < 0];
        mu_dat2[mu_dat2 > 1] <- 1 - mu_dat2[mu_dat2 > 1] %% 1;
        mu_dat3  <- mu_dat * mu_dat2;
        mu_mat   <- matrix(data = mu_dat3, nrow = 1000, ncol = nn);
        new_gen  <- new_gen + mu_mat;
        new_gen  <- crossover(inds = new_gen, pr = 0.2);
        inds     <- new_gen;
        find_st  <- max(isst);
        newf     <- mean(ifit);
        ccrit    <- newf - lastf;
        #print(c(iter, newf, lastf, mean(ivar), find_st));
        lastf    <- newf;
        iter     <- iter - 1;
    }
    return(find_st);
}

crossover <- function(inds, pr = 0.1){
    crossed <- floor(dim(inds)[1] * pr);
    cross1  <- sample(x = 1:dim(inds)[1], size = crossed);
    cross2  <- sample(x = 1:dim(inds)[1], size = crossed);
    for(i in 1:length(cross1)){
        fromv   <- sample(x = 1:dim(inds)[2], size = 1);
        tov     <- sample(x = 1:dim(inds)[2], size = 1);
        temp                   <- inds[cross1[i],fromv:tov];
        inds[cross1[i],fromv:tov] <- inds[cross2[i],fromv:tov];
        inds[cross2[i],fromv:tov] <- temp;
    }
    return(inds);
}

rand_gen_var <- function(max_sp, iters, int_type = 0, rmx = 0.4, eps_max = 999){
  tot_res <- NULL;
  fea_res <- NULL;
  nea_res <- NULL;
  for(i in 2:max_sp){
    nn             <- i;
    A1_stt         <- 0;
    A2_stt         <- 0;
    A1_fet         <- 0;
    A2_fet         <- 0;
    iter           <- iters;
    tot_res[[i-1]] <- matrix(data = 0, nrow = iter, ncol = 3);
    fea_res[[i-1]] <- matrix(data = 0, nrow = iter, ncol = 2);
    while(iter > 0){
      r_vec    <- rnorm(n = nn, mean = 0, sd = rmx);
      A1_dat   <- rnorm(n = nn * nn, mean = 0, sd = 0.4);
      A1       <- matrix(data = A1_dat, nrow = nn, ncol = nn);
      A1       <- species_interactions(mat = A1, type = int_type);
      diag(A1) <- -1;
      epsil    <- runif(n = nn, min = 1, max = eps_max);
      eps_dat  <- rep(x = epsil, times = nn);
      eps_mat  <- matrix(data = epsil, nrow = nn, ncol = nn, 
                         byrow = FALSE);
      avg_mat  <- matrix(data = mean(1:eps_max), nrow = nn, ncol = nn, 
                         byrow = FALSE);
      A2       <- A1 * eps_mat;
      A3_stb   <- rand_mat_ga(A1, max_it = 100, converg = 0.00001);
      A1       <- A1 * avg_mat;
      
      A1_stb   <- max(Re(eigen(A1)$values)) < 0;
      A2_stb   <- max(Re(eigen(A2)$values)) < 0;
      A1_fea   <- min(-1*solve(A1) %*% r_vec) > 0;
      A2_fea   <- min(-1*solve(A2) %*% r_vec) > 0;

      if(A1_stb == TRUE){
        tot_res[[i-1]][iter, 1] <- 1;
      }
      if(A2_stb == TRUE){
        tot_res[[i-1]][iter, 2] <- 1;
      }
      if(A3_stb == 1){
        tot_res[[i-1]][iter, 3] <- 1;
      }
      if(A1_fea == TRUE){
        fea_res[[i-1]][iter, 1] <- 1;
      }
      if(A2_fea == TRUE){
        fea_res[[i-1]][iter, 2] <- 1;
      }
      iter    <- iter - 1;
    }
    print(i);
  }
  all_res <- summarise_randmat(tot_res = tot_res, fea_res = fea_res);
  return(all_res);
}


species_interactions <- function(mat, type = 0){
  if(type == 1){
    mat[mat > 0] <- -1*mat[mat > 0];
  }
  if(type == 2){
    mat[mat < 0] <- -1*mat[mat < 0];
  }
  if(type == 3){
    for(i in 1:dim(mat)[1]){
      for(j in 1:dim(mat)[2]){
        if(mat[i, j] * mat[j, i] > 0){
          mat[j, i] <- -1 * mat[j, i];
        }
      }
    }
  }
  return(mat);
}


summarise_randmat <- function(tot_res, fea_res){
  sims    <- length(tot_res);
  all_res <- matrix(data = 0, nrow = sims, ncol = 17);
  for(i in 1:sims){
    all_res[i, 1]  <- i + 1;
    all_res[i, 2]  <- sum(tot_res[[i]][,1] == FALSE);
    all_res[i, 3]  <- sum(tot_res[[i]][,1] == TRUE);
    all_res[i, 4]  <- sum(tot_res[[i]][,2] == FALSE);
    all_res[i, 5]  <- sum(tot_res[[i]][,2] == TRUE);
    all_res[i, 6]  <- sum(tot_res[[i]][,3] == FALSE);
    all_res[i, 7]  <- sum(tot_res[[i]][,3] == TRUE);
    all_res[i, 8]  <- sum(tot_res[[i]][,4] == FALSE);
    all_res[i, 9]  <- sum(tot_res[[i]][,4] == TRUE);
    all_res[i, 10] <- sum(fea_res[[i]][,1] == FALSE);
    all_res[i, 11] <- sum(fea_res[[i]][,1] == TRUE);
    all_res[i, 12] <- sum(fea_res[[i]][,2] == FALSE);
    all_res[i, 13] <- sum(fea_res[[i]][,2] == TRUE);
    all_res[i, 14] <- sum(fea_res[[i]][,3] == FALSE);
    all_res[i, 15] <- sum(fea_res[[i]][,3] == TRUE);
    all_res[i, 16] <- sum(fea_res[[i]][,4] == FALSE);
    all_res[i, 17] <- sum(fea_res[[i]][,4] == TRUE);
  }
  return(all_res);
}


make_gammas <- function(nn = 10, distribution = 1, mn = 10, sdd = 1){
    if(distribution == 0){
        dat          <- rep(x = mn, times = nn);
    }
    if(distribution == 1){
        dat          <- rnorm(n = nn, mean = mn, sd = sdd);
        dat[dat < 0] <- -dat[dat < 0];
    }
    if(distribution == 2){
        dat          <- runif(n = nn, min = 0, max = 20);
        dat          <- sdd * (dat / sd(dat));
    }
    if(distribution == 3){
        dat          <- sdd * rexp(n = nn);
    }
    if(distribution == 4){
        dat          <- 1 - (sdd * rexp(n = nn));
        dat          <- dat - min(dat);
        dat          <- dat - mean(dat) + mn;
        dat[dat < 0] <- -dat[dat < 0];
    }
    return(dat);
}



rand_gen_var <- function(max_sp, iters, int_type = 0, rmx = 0.4, eps_max = 999){
    tot_res <- NULL;
    fea_res <- NULL;
    for(i in 2:max_sp){
        nn             <- i;
        A1_stt         <- 0;
        A2_stt         <- 0;
        A1_fet         <- 0;
        A2_fet         <- 0;
        iter           <- iters;
        tot_res[[i-1]] <- matrix(data = 0, nrow = iter, ncol = 4);
        fea_res[[i-1]] <- matrix(data = 0, nrow = iter, ncol = 4);
        while(iter > 0){
            r_vec    <- rnorm(n = nn, mean = 0, sd = rmx);
            A1_dat   <- rnorm(n = nn * nn, mean = 0, sd = 0.4);
            A1       <- matrix(data = A1_dat, nrow = nn, ncol = nn);
            A1       <- species_interactions(mat = A1, type = int_type);
            diag(A1) <- -1;
            gam0     <- make_gammas(nn = i, distribution = 0);
            gam1     <- make_gammas(nn = i, distribution = 1);
            gam2     <- make_gammas(nn = i, distribution = 2);
            gam3     <- make_gammas(nn = i, distribution = 3);
            gam4     <- make_gammas(nn = i, distribution = 4);
            A2       <- A1 * gam1;
            A3       <- A1 * gam2;
            A4       <- A1 * gam3;
            A1       <- A1 * gam0;
            A1_stb   <- max(Re(eigen(A1)$values)) < 0;
            A2_stb   <- max(Re(eigen(A2)$values)) < 0;
            A3_stb   <- max(Re(eigen(A3)$values)) < 0;
            A4_stb   <- max(Re(eigen(A4)$values)) < 0;
            A1_fea   <- min(-1*solve(A1) %*% r_vec) > 0;
            A2_fea   <- min(-1*solve(A2) %*% r_vec) > 0;
            A3_fea   <- min(-1*solve(A3) %*% r_vec) > 0;
            A4_fea   <- min(-1*solve(A4) %*% r_vec) > 0;
            if(A1_stb == TRUE){
                tot_res[[i-1]][iter, 1] <- 1;
            }
            if(A2_stb == TRUE){
                tot_res[[i-1]][iter, 2] <- 1;
            }
            if(A3_stb == TRUE){
                tot_res[[i-1]][iter, 3] <- 1;
            }
            if(A4_stb == TRUE){
                tot_res[[i-1]][iter, 4] <- 1;
            }
            if(A1_fea == TRUE){
                fea_res[[i-1]][iter, 1] <- 1;
            }
            if(A2_fea == TRUE){
                fea_res[[i-1]][iter, 2] <- 1;
            }
            if(A3_fea == TRUE){
                fea_res[[i-1]][iter, 3] <- 1;
            }
            if(A4_fea == TRUE){
                fea_res[[i-1]][iter, 4] <- 1;
            }
            iter    <- iter - 1;
        }
        print(i);
    }
    all_res <- summarise_randmat(tot_res = tot_res, fea_res = fea_res);
    return(all_res);
}



################################################################################


for(i in 1:dim(tmat)[1]){
    r_vec <- runif(n = 8, min = 0, max = 1);
    stbb  <- max(Re(eigen(r_vec * A1)$values)) < 0;
    tmat[i, 1] <- stbb;
    tmat[i, 2:9] <- r_vec;
    tmat[i, 10:17] <- Re(eigen(r_vec*A1)$values);
    tmat[i, 18:25] <- Im(eigen(r_vec*A1)$values);
}




###############################################################################







plot(x = Re(eigen(500*A2)$values), y = Im(eigen(500*A2)$values), xlim = c(-1000, 1000),
     ylim = c(-5000, 5000), cex = 0.6);
for(i in 1:1000){#dim(tmat)[1]){
    if(tmat[i,1] == 1){
        points(x = tmat[i, 10:17], y = tmat[i, 18:25], col = "red", cex = 0.6);
    }
    if(tmat[i,1] == 0){
        points(x = tmat[i, 10:17], y = tmat[i, 18:25], col = "blue", cex = 0.6);
    }
}
points(x = Re(eigen(500*A2)$values), y = Im(eigen(500*A2)$values), cex = 0.6);
abline(v = 0, lwd = 2, col = "orange");
